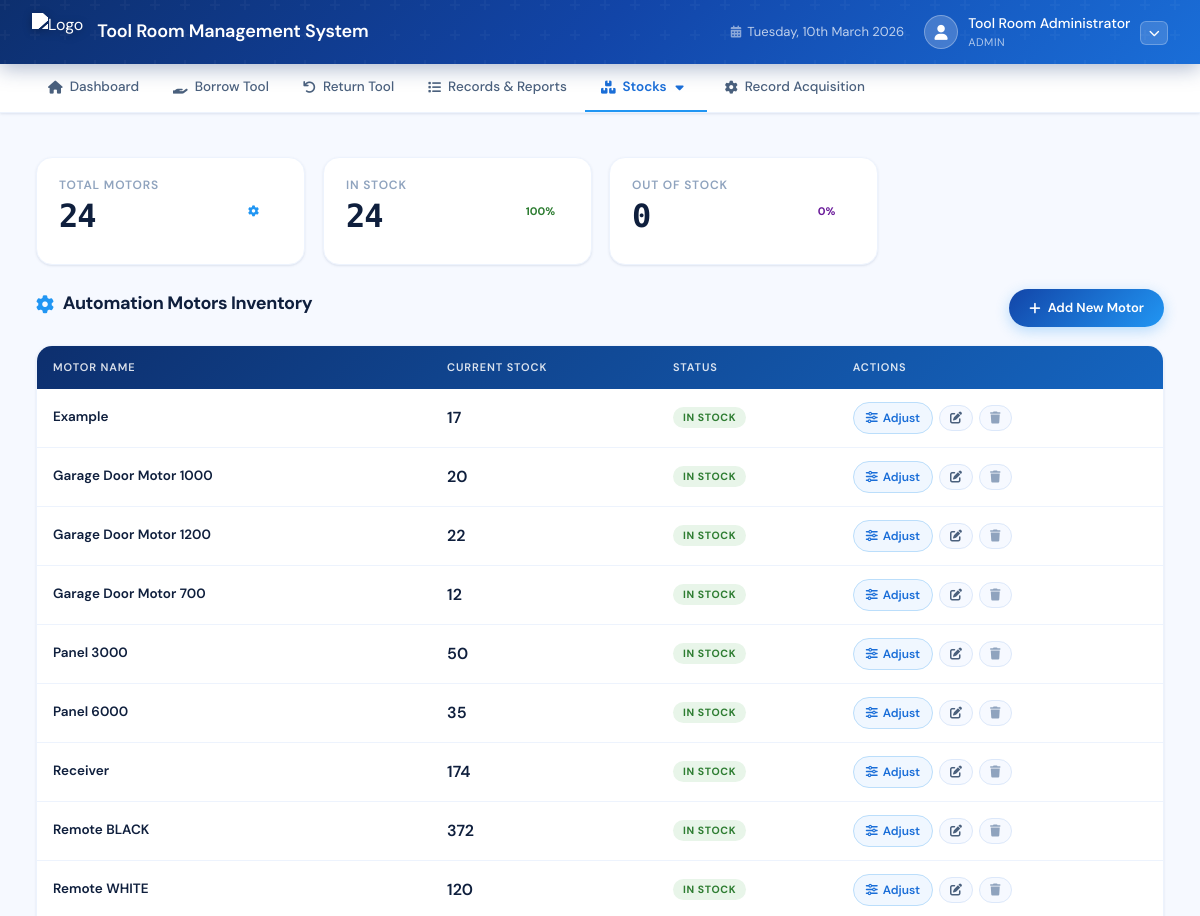
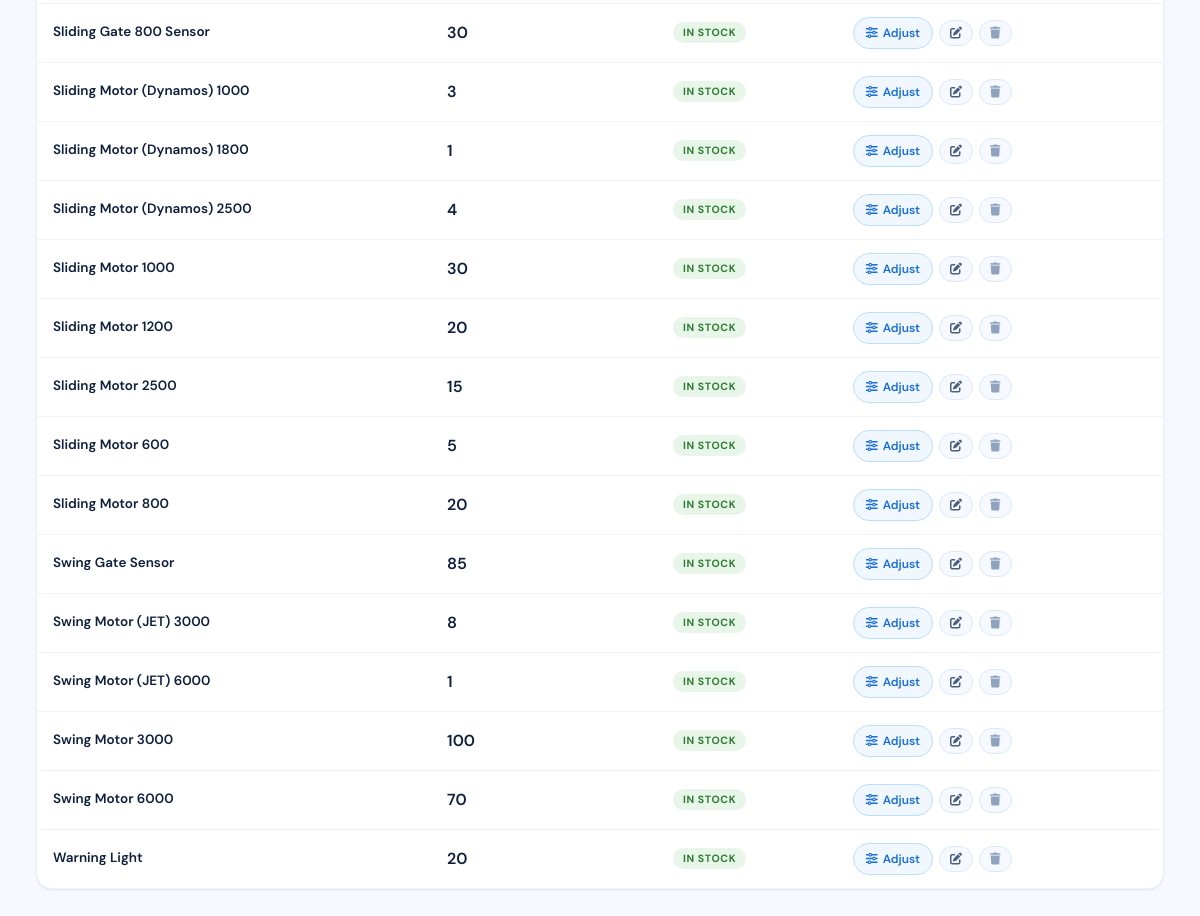
Page /sratool/motors.php (signed in) on the committed database (2 pictures, top to bottom).
### tables this page shows
CREATE TABLE IF NOT EXISTS `motors` (
  `id` int NOT NULL AUTO_INCREMENT,
  `motor_name` varchar(150) NOT NULL,
  `serial_number` varchar(150) DEFAULT NULL,
  `quantity` int DEFAULT '0',
  `is_active` tinyint(1) DEFAULT '1',
  `created_at` timestamp NULL DEFAULT CURRENT_TIMESTAMP,
  PRIMARY KEY (`id`)
);

### sratool/motors.php (the view, shortened to what this page needs)
<?php
require_once "../config.php";
$motors       = $conn->query("SELECT * FROM motors ORDER BY motor_name ASC");
$total_items  = $conn->query("SELECT COUNT(*) as count FROM motors")->fetch_assoc()['count'];
$out_of_stock = $conn->query("SELECT COUNT(*) as count FROM motors WHERE quantity = 0")->fetch_assoc()['count'];
$in_stock     = $conn->query("SELECT COUNT(*) as count FROM motors WHERE quantity > 0")->fetch_assoc()['count'];
?>
<!DOCTYPE html>
<html lang="en">
<head>
    <link href="https://cdn.jsdelivr.net/npm/bootstrap@5.1.3/dist/css/bootstrap.min.css" rel="stylesheet">
    <link rel="stylesheet" href="https://cdnjs.cloudflare.com/ajax/libs/font-awesome/6.0.0/css/all.min.css">
    <link rel="stylesheet" href="css/consumables.css">
    <link rel="stylesheet" href="css/responsive.css">
</head>
<body>
<?php include 'navigation.php'; ?>
<div class="main-content">
    <div class="stats-row">
        <div class="stat-card">
            <div class="stat-info">
                <h3>Total Motors</h3>
                <div class="stat-number"><?php echo $total_items; ?></div>
            </div>
            <div class="stat-circle circle-blue" style="--percent: 100%;">
                <div class="circle-inner">
                    <i class="fas fa-cog"></i>
                </div>
            </div>
        </div>
        <div class="stat-card">
            <div class="stat-info">
                <h3>In Stock</h3>
                <div class="stat-number"><?php echo $in_stock; ?></div>
            </div>
            <div class="stat-circle circle-green" style="--percent: <?php echo $total_items > 0 ? round(($in_stock / $total_items) * 100) : 0; ?>%;">
                <div class="circle-inner">
                    <?php echo $total_items > 0 ? round(($in_stock / $total_items) * 100) : 0; ?>%
                </div>
            </div>
        </div>
        <div class="stat-card">
            <div class="stat-info">
                <h3>Out of Stock</h3>
                <div class="stat-number"><?php echo $out_of_stock; ?></div>
            </div>
            <div class="stat-circle circle-purple" style="--percent: <?php echo $total_items > 0 ? round(($out_of_stock / $total_items) * 100) : 0; ?>%;">
                <div class="circle-inner">
                    <?php echo $total_items > 0 ? round(($out_of_stock / $total_items) * 100) : 0; ?>%
                </div>
            </div>
        </div>
    </div>
    <div class="action-bar">
        <h2><i class="fas fa-cog"></i> Automation Motors Inventory</h2>
        <button class="btn-add" onclick="openAddModal()">
            <i class="fas fa-plus"></i> Add New Motor
        </button>
    </div>
    <div class="table-container">
        <?php if ($motors->num_rows > 0): ?>
            <table class="consumables-table">
                <thead>
                    <tr>
                        <th>Motor Name</th>
                        <th>Current Stock</th>
                        <th>Status</th>
                        <th>Actions</th>
                    </tr>
                </thead>
                <tbody>
                    <?php while($row = $motors->fetch_assoc()): ?>
                        <tr>
                            <td><strong><?php echo htmlspecialchars($row['motor_name']); ?></strong></td>
                            <td><strong style="font-size: 16px;"><?php echo $row['quantity']; ?></strong></td>
                            <td>
                                <?php if ($row['quantity'] == 0): ?>
                                    <span class="stock-badge stock-out">Out of Stock</span>
                                <?php else: ?>
                                    <span class="stock-badge stock-good">In Stock</span>
                                <?php endif; ?>
                            </td>
                            <td>
                                <div class="action-buttons">
                                    <button class="btn-action btn-adjust" onclick="openAdjustModal(
                                        <?php echo $row['id']; ?>,
                                        '<?php echo htmlspecialchars($row['motor_name'], ENT_QUOTES); ?>',
                                        <?php echo $row['quantity']; ?>,
                                        '<?php echo htmlspecialchars($row['serial_number'], ENT_QUOTES); ?>'
                                    )">
                                        <i class="fas fa-sliders-h"></i> Adjust
                                    </button>
                                    <button class="btn-action btn-edit" onclick="openEditModal(
                                        <?php echo $row['id']; ?>,
                                        '<?php echo htmlspecialchars($row['motor_name'], ENT_QUOTES); ?>',
                                        '<?php echo htmlspecialchars($row['serial_number'], ENT_QUOTES); ?>',
                                        <?php echo $row['quantity']; ?>
                                    )">
                                        <i class="fas fa-edit"></i>
                                    </button>
                                    <button class="btn-action btn-delete" onclick="deleteItem(
                                        <?php echo $row['id']; ?>,
                                        '<?php echo htmlspecialchars($row['motor_name'], ENT_QUOTES); ?>'
                                    )">
                                        <i class="fas fa-trash"></i>
                                    </button>
                                </div>
                            </td>
                        </tr>
                    <?php endwhile; ?>
                </tbody>
            </table>
        <?php endif; ?>
    </div>
</div>
</body>
</html>

### sratool/css/consumables.css (style rules this page uses)
.action-bar { display: flex; justify-content: space-between; align-items: center; margin-bottom: 18px; flex-wrap: wrap; gap: 12px; }
.action-bar h2 { font-size: 18px; font-weight: 700; color: var(--text-primary); display: flex; align-items: center; gap: 9px; letter-spacing: -0.02em; }
.action-bar h2 i { color: var(--blue-500); }
.btn-add { background: linear-gradient(135deg, var(--blue-800), var(--blue-500)); color: white; border: none; padding: 9px 20px; border-radius: var(--radius-xl); font-size: 13px; font-weight: 600; font-family: 'DM Sans', sans-serif; cursor: pointer; display: flex; align-items: center; gap: 7px; transition: all 0.2s var(--ease); box-shadow: 0 4px 14px rgba(33,150,243,0.3); }
.table-container { background: var(--surface); border-radius: var(--radius-lg); box-shadow: var(--shadow-sm); border: 1px solid var(--border-light); overflow: hidden; animation: cardIn 0.4s var(--ease-spring) 0.1s both; }
.consumables-table { width: 100%; border-collapse: collapse; font-size: 13.5px; }
.consumables-table thead tr { background: linear-gradient(135deg, var(--blue-900), var(--blue-700, #1565C0)); }
.consumables-table thead th { padding: 13px 16px; text-align: left; font-size: 11px; font-weight: 600; color: rgba(255,255,255,0.85); text-transform: uppercase; letter-spacing: 0.08em; white-space: nowrap; }
.consumables-table tbody tr { border-bottom: 1px solid var(--border-light); transition: background 0.15s; }
.consumables-table tbody tr:last-child { border-bottom: none; }
.consumables-table tbody td { padding: 13px 16px; color: var(--text-primary); vertical-align: middle; }
.consumables-table tbody td strong { font-weight: 600; }
.stock-badge { display: inline-flex; align-items: center; padding: 3px 10px; border-radius: 20px; font-size: 10.5px; font-weight: 700; text-transform: uppercase; letter-spacing: 0.06em; }
.stock-good { background: var(--green-100); color: var(--green-600); }
.action-buttons { display: flex; gap: 6px; align-items: center; flex-wrap: wrap; }
.btn-action { display: inline-flex; align-items: center; gap: 5px; padding: 6px 12px; border-radius: var(--radius-xl); font-size: 12px; font-weight: 600; font-family: 'DM Sans', sans-serif; border: 1.5px solid; cursor: pointer; transition: all 0.2s var(--ease); white-space: nowrap; }
.btn-adjust { background: var(--blue-50); border-color: var(--blue-200); color: var(--blue-600); }
.btn-edit { background: var(--surface-2); border-color: var(--border); color: var(--text-secondary); padding: 6px 10px; }
.btn-delete { background: var(--surface-2); border-color: var(--border); color: var(--text-muted); padding: 6px 10px; }

### sratool/css/responsive.css (style rules this page uses)
*, *::before, *::after { box-sizing: border-box; }
body { overflow-x: hidden; }

### sratool/css/dashboard.css (style rules this page uses)
.main-content { font-family: 'DM Sans', sans-serif; }
.stats-row { display: grid; grid-template-columns: repeat(4, 1fr); gap: 14px; margin-bottom: 14px; }
.stat-card { background: var(--surface); border-radius: 16px; padding: 20px 22px 16px; border: 1px solid var(--border-light); box-shadow: var(--shadow-sm); animation: cardIn 0.4s var(--ease-spring) both; position: relative; overflow: hidden; }
.stat-number { font-size: 38px; font-weight: 800; color: var(--text-primary); letter-spacing: -0.04em; line-height: 1; margin-bottom: 12px; font-family: 'DM Sans', sans-serif; }

### sratool/css/portal.css (style rules this page uses)
:root { --blue-900: #0d2f6e; --blue-800: #1245a8; --blue-600: #1a6ed8; --blue-500: #2196F3; --blue-400: #42a5f5; --blue-100: #e3f2fd; --blue-50: #f0f7ff; --surface: #ffffff; --surface-2: #f6f9ff; --border: #dce8fa; --border-light: #edf3fd; --text-primary: #0f1f3d; --text-secondary: #4a607d; --text-muted: #8fa3be; --shadow-sm: 0 1px 3px rgba(13,47,110,0.08), 0 1px 2px rgba(13,47,110,0.04); --shadow-md: 0 4px 16px rgba(13,47,110,0.10), 0 2px 6px rgba(13,47,110,0.06); --shadow-lg: 0 12px 40px rgba(13,47,110,0.15), 0 4px 12px rgba(13,47,110,0.08); --ease: cubic-bezier(0.4, 0, 0.2, 1); --ease-spring: cubic-bezier(0.34, 1.56, 0.64, 1); }
*, *::before, *::after { margin: 0; padding: 0; box-sizing: border-box; }
body { font-family: 'DM Sans', sans-serif; background: var(--surface-2); min-height: 100vh; color: var(--text-primary); }
.main-content { padding: 44px 36px; width: 100%; max-width: 1800px; margin: 0 auto; animation: pageIn 0.4s var(--ease); }

### rows in the picture
motors: motor_name "Example", quantity "17", shows "IN STOCK"
motors: motor_name "Garage Door Motor 1000", quantity "20", shows "IN STOCK"
motors: motor_name "Garage Door Motor 1200", quantity "22", shows "IN STOCK"
motors: motor_name "Garage Door Motor 700", quantity "12", shows "IN STOCK"
motors: motor_name "Panel 3000", quantity "50", shows "IN STOCK"
motors: motor_name "Panel 6000", quantity "35", shows "IN STOCK"
motors: motor_name "Receiver", quantity "174", shows "IN STOCK"
motors: motor_name "Remote BLACK", quantity "372", shows "IN STOCK"
motors: motor_name "Remote WHITE", quantity "120", shows "IN STOCK"
motors: motor_name "Sliding Gate 800 Sensor", quantity "30", shows "IN STOCK"
motors: motor_name "Sliding Motor (Dynamos) 1000", quantity "3", shows "IN STOCK"
motors: motor_name "Sliding Motor (Dynamos) 1800", quantity "1", shows "IN STOCK"
motors: motor_name "Sliding Motor (Dynamos) 2500", quantity "4", shows "IN STOCK"
motors: motor_name "Sliding Motor 1000", quantity "30", shows "IN STOCK"
motors: motor_name "Sliding Motor 1200", quantity "20", shows "IN STOCK"
motors: motor_name "Sliding Motor 2500", quantity "15", shows "IN STOCK"
motors: motor_name "Sliding Motor 600", quantity "5", shows "IN STOCK"
motors: motor_name "Sliding Motor 800", quantity "20", shows "IN STOCK"
motors: motor_name "Swing Gate Sensor", quantity "85", shows "IN STOCK"
motors: motor_name "Swing Motor (JET) 3000", quantity "8", shows "IN STOCK"
motors: motor_name "Swing Motor (JET) 6000", quantity "1", shows "IN STOCK"
motors: motor_name "Swing Motor 3000", quantity "100", shows "IN STOCK"
motors: motor_name "Swing Motor 6000", quantity "70", shows "IN STOCK"
motors: motor_name "Warning Light", quantity "20", shows "IN STOCK"

### other values in the picture
$_SESSION['full_name'] "Tool Room Administrator"
$_SESSION['role'] "ADMIN"
$total_items "24"
$in_stock "24"
$out_of_stock "0"
